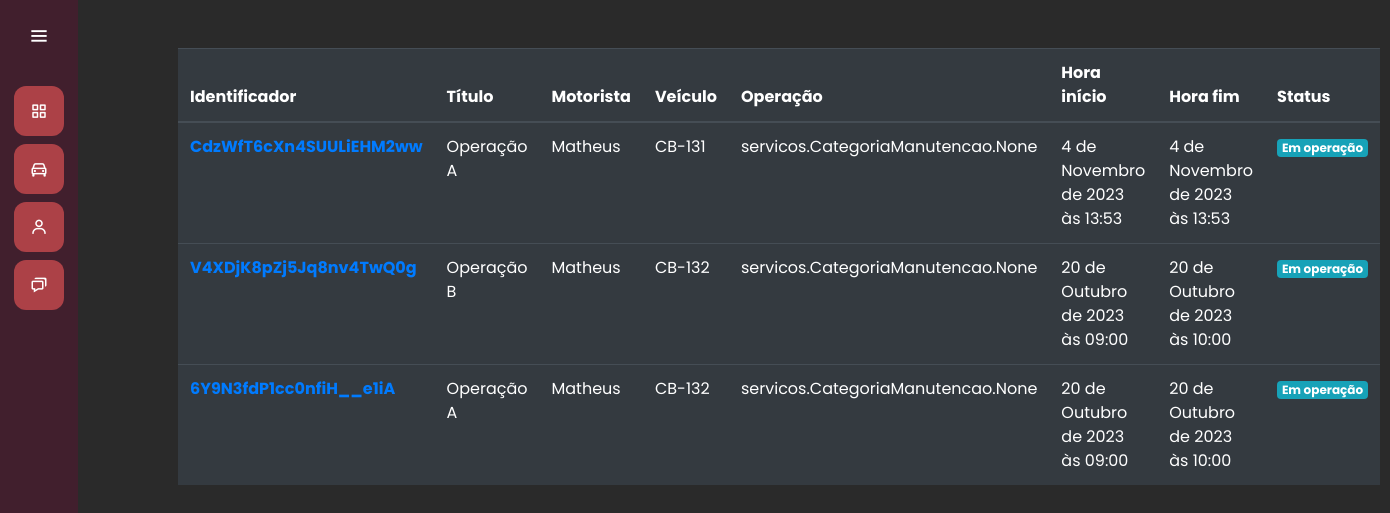
/servicos/listar_servico/, run on the app's committed database.
### servicos/models.py (models this page shows, shortened)
class Servico(models.Model):
    titulo = models.CharField(max_length=30)
    motorista = models.ForeignKey(Motorista, on_delete=models.SET_NULL, null=True)
    veiculo = models.ForeignKey(Veiculo, on_delete=models.SET_NULL, null=True)
    operacao = models.ManyToManyField(CategoriaManutencao)
    hora_inicio = models.DateTimeField(null=True)
    hora_fim = models.DateTimeField(null=True)
    finalizado = models.BooleanField(default=False)
    identificador = models.CharField(max_length=52, null=True, blank=True)
    servicos_adicionais = models.ManyToManyField(ServicoAdicional)

### motoristas/models.py (models this page shows)
class Motorista(models.Model):
    nome = models.CharField(max_length=50)
    sobrenome = models.CharField(max_length=50)
    email = models.EmailField()
    cpf = models.CharField(max_length=12)
    def __str__(self) -> str:
        return self.nome

### veiculos/models.py (models this page shows)
class Veiculo(models.Model):
    modelo = models.CharField(max_length=50)
    tag = models.CharField(max_length=50)
    placa = models.CharField(max_length=50)
    nSerie = models.CharField(max_length=40)
    def __str__(self) -> str:
        return self.tag

### servicos/views.py (the view)
# urls.py: path('listar_servico/', views.listar_servico, name="listar_servico"),
def listar_servico(request):
    if request.method == "GET":
        servicos = Servico.objects.all()
        return render(request, 'listar_servico.html', {'servicos': servicos})

### servicos/templates/listar_servico.html
{% extends 'base.html' %}
{% load static %}
{% block 'head' %}
    <link rel="stylesheet" href="{% static 'veiculos/css/veiculos.css' %}">
    <link rel="stylesheet" href="{% static 'servicos/css/listar_servico.css' %}">
{% endblock %}
{% block 'dashboard' %}
    <br>
    <br>
    <div class="container-fluid distanciamento">
        <table class="table table-dark">
        <thead>
            <tr>
            <th scope="col">Identificador</th>
            <th scope="col">Título</th>
            <th scope="col">Motorista</th>
            <th scope="col">Veículo</th>
            <th scope="col">Operação</th>
            <th scope="col">Hora início</th>
            <th scope="col">Hora fim</th>
            <th scope="col">Status</th>
            </tr>
        </thead>
        <tbody>
            {% for servico in servicos %}
                <tr>
                    <th><a href="{% url 'servico' servico.identificador %}">{{servico.identificador}}</a></th>
                    <td>{{servico.titulo}}</td>
                    <td>{{servico.motorista}}</td>
                    <td>{{servico.veiculo}}</td>
                    <td>{{servico.operacao}}</td>
                    <td>{{servico.hora_inicio}}</td>
                    <td>{{servico.hora_fim}}</td>
                    <td>
                        {% if servico.finalizado %}
                            <span class="badge badge-success">Finalizado</span>
                        {% else %}
                            <span class="badge badge-info">Em operação</span>
                        {% endif %}
                        </td>
                </tr>
            {% endfor %}
        </tbody>
        </table>
    </div>
{% endblock %}

### templates/base.html (shortened to what this page needs)
{% load static %}
<!doctype html>
<html lang="pt-BR">
  <head>
    <link rel="stylesheet" href="https://cdn.jsdelivr.net/npm/bootstrap@4.6.1/dist/css/bootstrap.min.css">
    <link rel="stylesheet" href="{% static 'general/css/base.css' %}">
    <link rel="stylesheet" href="{% static 'general/css/general.css' %}">
    <link href='https://unpkg.com/boxicons@2.0.7/css/boxicons.min.css' rel='stylesheet'>
    {% block 'head' %}{% endblock %}
  </head>
  <body>
    <div class="sidebar">
        <div class="logo-details">
            <i class='bx bx-menu' id="btn" ></i>
        </div>
        <ul class="nav-list">
          <li>
            <a href="http://127.0.0.1:8000/servicos/listar_servico/">
              <i class='bx bx-grid-alt'></i>
            </a>
          </li>
          <li>
          <a href="http://127.0.0.1:8000/veiculos/">
            <i class='bx bx-car' ></i>
          </a>
        </li>
        <li>
            <a href="http://127.0.0.1:8000/motoristas/">
              <i class='bx bx-user' ></i>
            </a>
          </li>
        <li>
          <a href="http://127.0.0.1:8000/servicos/novo_servico/">
            <i class='bx bx-chat' ></i>
          </a>
        </li>
        </ul>
      </div>
      <section class="home-section">
          {% block 'dashboard'%}
          {% endblock %}
      </section>
  </body>
</html>

### templates/static/general/css/base.css (style rules this page uses)
* { margin: 0; padding: 0; box-sizing: border-box; font-family: "Poppins" , sans-serif; }
.sidebar { position: fixed; left: 0; top: 0; height: 100%; width: 78px; background: var(--dark-color); padding: 6px 14px; z-index: 99; transition: all 0.5s ease; }
.sidebar .logo-details { height: 60px; display: flex; align-items: center; position: relative; }
.sidebar .logo-details #btn { position: absolute; top: 50%; right: 0; transform: translateY(-50%); font-size: 22px; transition: all 0.4s ease; font-size: 23px; text-align: center; cursor: pointer; transition: all 0.5s ease; }
.sidebar i { color: #fff; height: 60px; min-width: 50px; font-size: 28px; text-align: center; line-height: 60px; }
.sidebar .nav-list { margin-top: 20px; height: 100%; }
.sidebar li { position: relative; margin: 8px 0; list-style: none; }
.sidebar li a { display: flex; height: 100%; width: 100%; border-radius: 12px; align-items: center; text-decoration: none; transition: all 0.4s ease; background: var(--main-color); }
.sidebar li i { height: 50px; line-height: 50px; font-size: 18px; border-radius: 12px; }
.home-section { position: relative; min-height: 100vh; top: 0; background: #2A2A2A; left: 78px; color: white; width: calc(100% - 78px); transition: all 0.5s ease; z-index: 2; }

### templates/static/general/css/general.css (style rules this page uses)
:root { --main-color: #ac4147; --dark-color: #411f2d; --light-color: #ffc27f; --contrast-color: #f88863; --differential-color: #ffe29a; }

### templates/static/servicos/css/listar_servico.css (style rules this page uses)
.distanciamento { padding-left: 100px; padding-right: 100px; }

### data on the page
Servico: identificador "CdzWfT6cXn4SUULiEHM2ww", titulo "Operação A", motorista "Matheus", veiculo "CB-131", operacao "servicos.CategoriaManutencao.None", hora_inicio "4 de Novembro de 2023 às 13:53", hora_fim "4 de Novembro de 2023 às 13:53", finalizado "Em operação"
Servico: identificador "V4XDjK8pZj5Jq8nv4TwQ0g", titulo "Operação B", motorista "Matheus", veiculo "CB-132", operacao "servicos.CategoriaManutencao.None", hora_inicio "20 de Outubro de 2023 às 09:00", hora_fim "20 de Outubro de 2023 às 10:00", finalizado "Em operação"
Servico: identificador "6Y9N3fdP1cc0nfiH__e1iA", titulo "Operação A", motorista "Matheus", veiculo "CB-132", operacao "servicos.CategoriaManutencao.None", hora_inicio "20 de Outubro de 2023 às 09:00", hora_fim "20 de Outubro de 2023 às 10:00", finalizado "Em operação"
